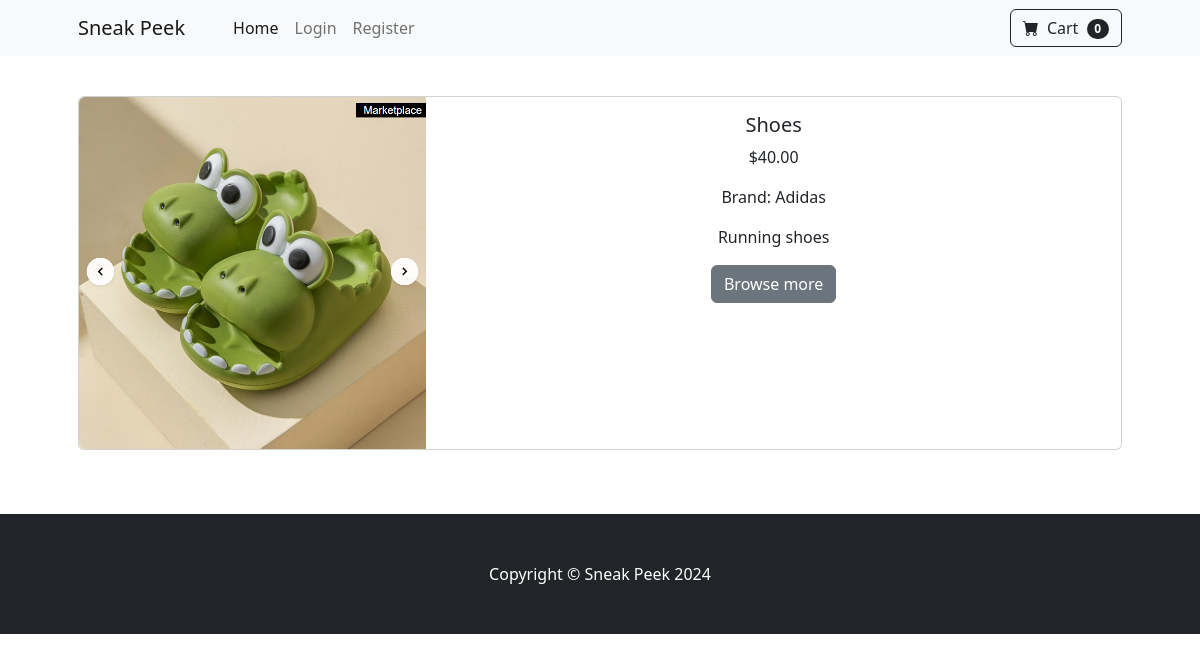
Page /product/1 on the committed database.
### sneakpeek/models.py (models this page shows, shortened)
class Product(models.Model):
    name = models.CharField(max_length=100)
    price = models.DecimalField(default=0, decimal_places=2, max_digits=6)
    quantity = models.IntegerField(default=1)
    category = models.ForeignKey(Category, on_delete=models.CASCADE, default=1)
    seller = models.ForeignKey(User, on_delete=models.CASCADE, default=1)
    brand = models.CharField(max_length=100, null=True)
    description = models.CharField(max_length=250, default='', blank=True, null=True)
    image = models.ImageField(upload_to='uploads/product/')

### sneakpeek/views.py (the view)
# urls.py: path('product/<int:pk>', views.product, name='product'),
def product(request,pk):
    product = Product.objects.get(id=pk)
    return render(request, 'product.html',{'product':product})

### cart/context_processors.py (called while the page is built)
def cart(request):
    return {'cart': Cart(request)}

### sneakpeek/templates/product.html (shortened to what this page needs)
{% extends 'base.html' %}
{% block content %}
    <div class="container px-4 px-lg-5 my-3">
        <div class="card mb-3">
            <div class="row g-0">
              <div class="col-md-4">
                <img src="{{ product.image.url }}" class="img-fluid rounded-start" alt="...">
              </div>
              <div class="col-md-8">
                <div class="card-body">
                    <center>
                    <h5 class="card-title">{{ product.name }}</h5>
                    <p class="card-text">${{ product.price }}</p>
                    <p class="card-text">Brand: {{ product.brand }}</p>
                    <p class="card-text">{{ product.description }}</p>
                    <a href="{% url 'home' %}" class="btn btn-secondary">Browse more</a>
                    </center>
                </div>
              </div>
            </div>
          </div>
    </div>
<br/><br/>
{% endblock %}

### rows in the picture
Product: image (picture), name "Shoes", price "40.00", brand "Adidas", description "Running shoes"
